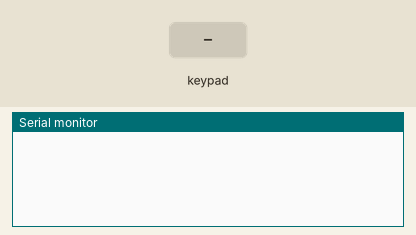
This sketch was run on a simulated Arduino Uno, built with avr-gcc and run on an emulated ATmega328P. Shown: the last lines printed to the serial monitor. Wiring (inferred from the names in the program): 4×4 keypad with keys 1 2 3 A 4 5 6 B 7 8 9 C * 0 # D: rows pin 11, pin 10, pin 9, pin 8; columns pin 6, pin 5, pin 4, pin 3. Inputs (shaded band) come from the test bench.

Above: at 1.2 s.
1.3 s: key '1' pressed
At 2.5 s:
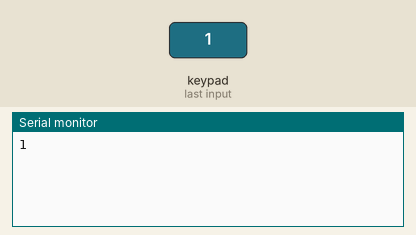
2.8 s: keypad keys 1 2 # pressed 0.4 s apart
At 4.4 s:
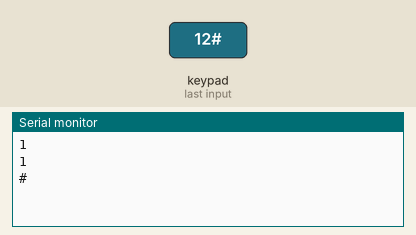
5.5 s: key 'A' pressed
At 6.7 s:
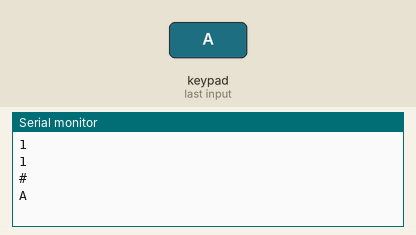
7.0 s: keypad keys 1 2 * pressed 0.4 s apart
At 8.8 s:
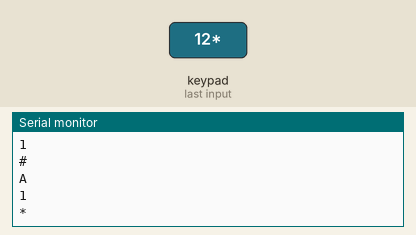
9.7 s: key 'B' pressed
At 10.1 s:
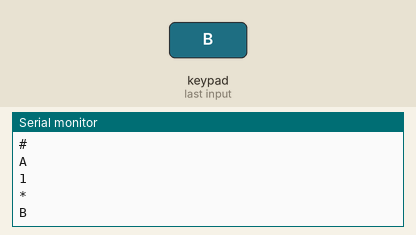
11.2 s: keypad keys 1 2 D pressed 0.4 s apart
At 13.2 s:
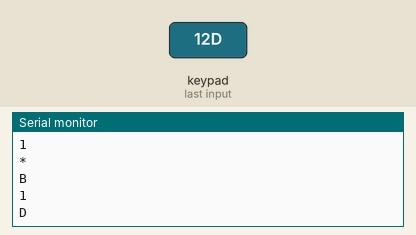

The sketch:

keyboardScan.ino
```cpp
// Cynthia Tarwireyi, Dhanvarshinie Rajan, Kanokwan Haesatith group: 24 (2023)
// Work package 3
// Exercise 3.2
// Submission code: B92

const int row1 = 11; // digital pin for row 1
const int row2 = 10; // digital pin for row 2
const int row3 = 9;  // digital pin for row 3
const int row4 = 8; // digital pin for row 4

const int col1 = 6;	// digital pin for column 1
const int col2 = 5; // digital pin for column 2
const int col3 = 4; // digital pin for column 3
const int col4 = 3; // digital pin for column 4

const int numberOfRows = 4;
const int numberOfColumns = 4;

// Initialize Matrix depicting the keypad and every key's position
char keys[numberOfRows][numberOfColumns] =
    {{'1', '2', '3', 'A'},
     {'4', '5', '6', 'B'},
     {'7', '8', '9', 'C'},
     {'*', '0', '#', 'D'}};

// Assign row pin values to an array
int rowPins[numberOfRows] = {row1, row2, row3, row4};

// Assign column pin values to an array
int colPins[numberOfColumns] = {col1, col2, col3, col4};

void setup()
{
  // loop through the 4 rows pins and set them  to OUTPUT,
  // which will generate an elecatrical signal.
  for (int i=0; i<numberOfColumns; i++){
    pinMode(rowPins[i], OUTPUT);
    }

 // loop through the 4 coloumn pins and set them  to OUTPUT,
  // which will generate an elecatrical signal.
  for (int i=0; i<numberOfRows; i++){
    pinMode(colPins[i], INPUT);
     }
    // Establish serial communication
    Serial.begin(9600);
}


void loop()
{
    // Loop through the rows of the keypad
    for (int i = 0; i < numberOfRows; i++)
    {
        // Set the row to low
        digitalWrite(rowPins[i], LOW);
        // Loop through the columns of a particular row
        for (int j = 0; j < numberOfColumns; j++)
        {
            // If we detect no voltage from a particular column
            if (digitalRead(colPins[j]) == LOW)
            {
                // Print the key value thats being pressed
                Serial.println(keys[i][j]);
                // Delay the program the length of DELAY
                delay(1000);
            }
        }
        // Set the row to high
        digitalWrite(rowPins[i], HIGH);
    };
}
```

Measured:
- after the input at 1.3 s, the serial monitor: prints a new line at once (image 1)
- after the input at 2.8 s, the serial monitor: prints a new line after 1.0 s (image 2)
- after the input at 5.5 s, the serial monitor: prints a new line at once (image 3)
- after the input at 7.0 s, the serial monitor: prints a new line at once (image 4)
- after the input at 9.7 s, the serial monitor: prints a new line at once (image 5)
- after the input at 11.2 s, the serial monitor: prints a new line at once (image 6)
